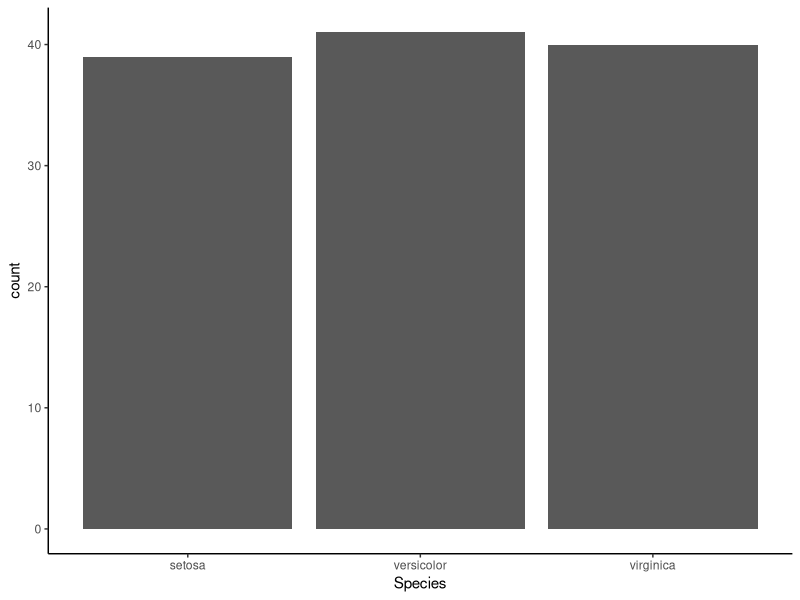
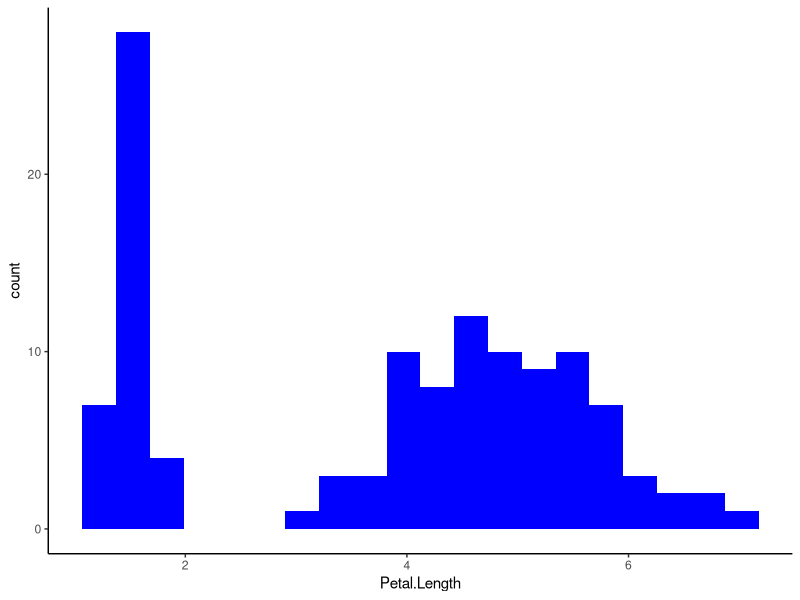
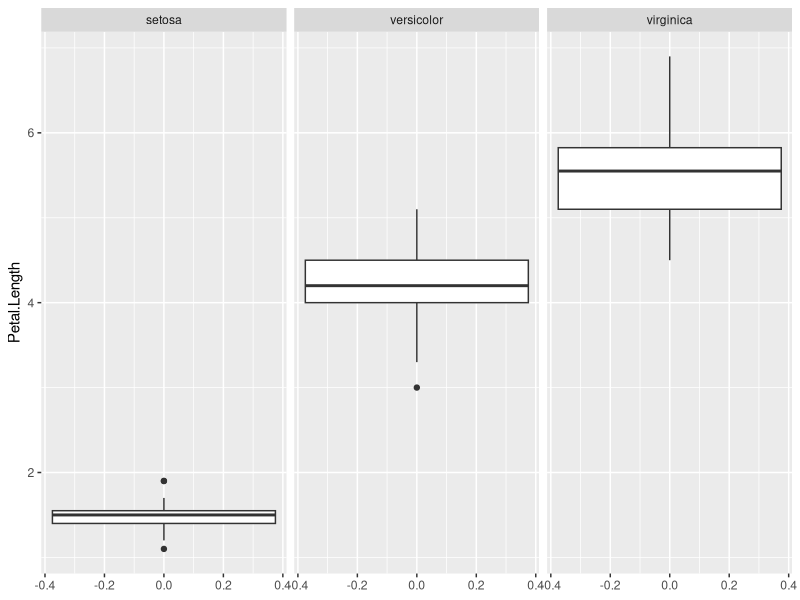
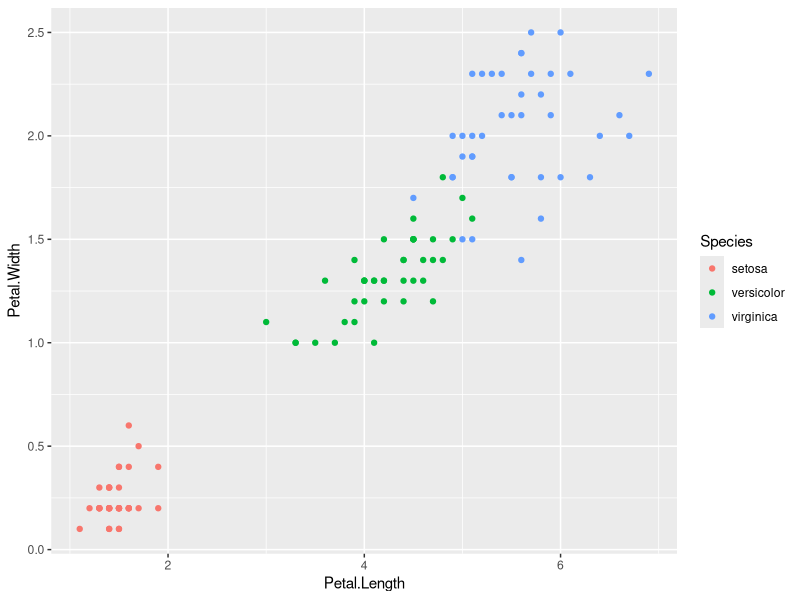

Generate these figures, in order, with R:
#nrow mostra num. de linhas do conjunto de dados
set.seed(1711)
library(ggplot2)

iris
iris <- iris[sample(nrow(iris)),] #embaralhar dados de iris, especificamente 
#as linhas

# 80% de iris
n <- round(0.8*nrow(iris)) #arredondar para 80%
n #(120)

treinamento <- iris[1:n,] #pegar dados de iris de 1 até 120(estão embaralhados)
teste <- iris[-(1:n),] #pegar o que não foi pego(restante)

ggplot(data = treinamento, aes(x = Species))+
  geom_bar()+
  theme_classic()

ggplot(data = treinamento, aes(x = Petal.Length))+
  geom_histogram(bins = 20, fill = "blue")+
  theme_classic()

ggplot(treinamento, aes(y=Petal.Length))+
  geom_boxplot()+
  facet_wrap(~Species) #Separamos diferentes gráficos por espécies

#Relacionando com o boxplot
#summary(treinamento$Petal.Length)
#Min. 1st Qu.  Median    Mean 3rd Qu.    Max. 
#1.000   1.600   4.250   3.757   5.100   6.900 

ggplot(treinamento, aes(x = Petal.Length,y = Petal.Width, color = Species))+
  geom_point()

resultado <- c()

#ARVORE DE DECISÕES
for(j in 1:nrow(teste)){
  
  if(teste$Petal.Length[j] < 2.5){
    resultado[j] <- "setosa"
  } else {
    if(teste$Petal.Width[j] < 1.75){
      resultado[j] <- "versicolor"
    } else {
      resultado[j] <- "virginica"
    }
  }
  
}

#Para ver consistência,usar:
mean(teste$Species == resultado)